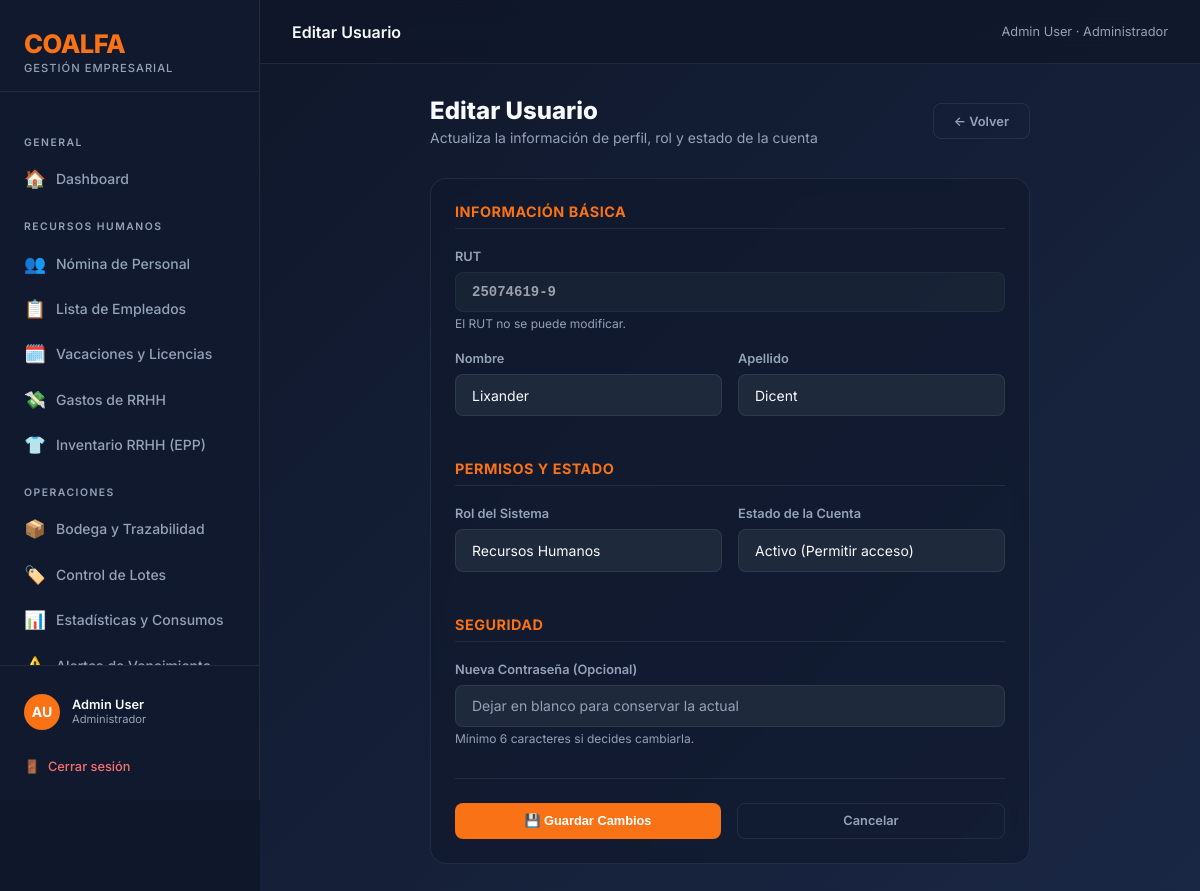
/gestion/usuarios/2/editar/ (signed in), run on an earlier commit of the app's database.
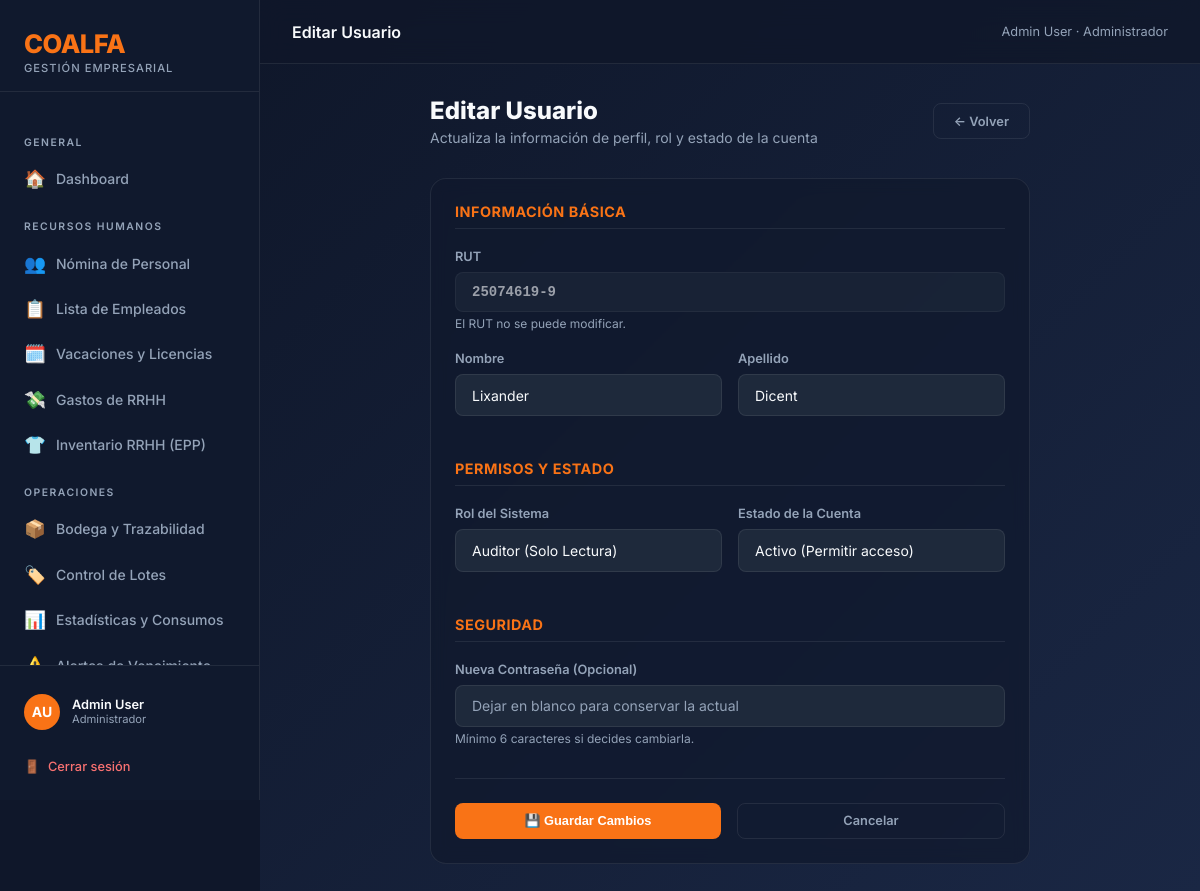
And on a later commit of the database.
### coalfa/models.py (models this page shows, shortened)
class Usuario(AbstractBaseUser, PermissionsMixin):
    ROL_CHOICES = [
        ("ADMIN", "Administrador"),
        ("RRHH", "Recursos Humanos"),
        ("OPERACIONAL", "Operacional"),
        ("GERENTE", "Gerente"),
        ("AUDITOR", "Auditor (Solo Lectura)"),
    ]
    rut = models.CharField(max_length=12, unique=True, verbose_name="RUT", validators=[rut_validator])
    nombre = models.CharField(max_length=60, verbose_name="Nombre")
    apellido = models.CharField(max_length=60, verbose_name="Apellido")
    rol = models.CharField(max_length=15, choices=ROL_CHOICES, default="RRHH", verbose_name="Rol")
    is_active = models.BooleanField(default=True, verbose_name="Activo")
    is_staff = models.BooleanField(default=False, verbose_name="Es staff")
    solicitud_pendiente = models.BooleanField(default=False, verbose_name="Solicitud pendiente de aprobación")
    date_joined = models.DateTimeField(default=timezone.now, verbose_name="Fecha de registro")
    USERNAME_FIELD = "rut"
    REQUIRED_FIELDS = ["nombre", "apellido"]
    objects = UsuarioManager()
    def get_full_name(self):
        return f"{self.nombre} {self.apellido}"
    class Meta:
        verbose_name = "Usuario"
        verbose_name_plural = "Usuarios"

### coalfa/views.py (the view, shortened to what this page needs)
# urls.py: path("gestion/usuarios/<int:pk>/editar/", views.admin_usuario_editar, name="admin_usuario_editar"),
@_admin_required
def admin_usuario_editar(request, pk):
    from .models import Usuario
    usuario = get_object_or_404(Usuario, pk=pk)
    rol_choices = Usuario.ROL_CHOICES
    error = None
    return render(request, "admin/usuario_editar.html", {
        "usuario": usuario,
        "rol_choices": rol_choices,
        "error": error,
    })

### coalfa/context_processors.py (called while the page is built)
def solicitudes_pendientes(request):
    if request.user.is_authenticated and getattr(request.user, 'rol', None) == 'ADMIN':
        count = Usuario.objects.filter(solicitud_pendiente=True).count()
        return {'solicitudes_count': count}
    return {}

### coalfa/views.py (called while the page is built)
def _admin_required(view_func):
    from functools import wraps
    @wraps(view_func)
    def wrapper(request, *args, **kwargs):
        if not request.user.is_authenticated or request.user.rol != "ADMIN":
            return redirect("dashboard")
        return view_func(request, *args, **kwargs)
    return wrapper

### templates/admin/usuario_editar.html (shortened to what this page needs)
{% extends 'base.html' %}
{% block topbar_title %}Editar Usuario{% endblock %}
{% block content %}
<div class="header-section" style="max-width: 600px; margin-left: auto; margin-right: auto;">
    <div>
        <div class="page-title">Editar Usuario</div>
        <p class="page-subtitle" style="margin-bottom:0;">Actualiza la información de perfil, rol y estado de la cuenta</p>
    </div>
    <a href="{% url 'admin_usuarios' %}" class="btn btn-ghost">← Volver</a>
</div>
<div class="card edit-form-card">
    <form method="post" action="{% url 'admin_usuario_editar' usuario.pk %}">
        <div class="form-section-title">Información Básica</div>
        <div class="form-group">
            <label class="form-label" for="id_rut">RUT</label>
            <input type="text" id="id_rut" class="form-control" value="{{ usuario.rut }}" disabled style="opacity: 0.6; cursor: not-allowed; font-family: monospace; font-weight: 600;">
            <span style="font-size:0.75rem; color:var(--text-muted); display:block; margin-top:0.25rem;">El RUT no se puede modificar.</span>
        </div>
        <div class="form-grid-2" style="display:grid; grid-template-columns: 1fr 1fr; gap: 1rem; margin-bottom: 0.5rem;">
            <div class="form-group">
                <label class="form-label" for="id_nombre">Nombre</label>
                <input type="text" id="id_nombre" name="nombre" class="form-control" value="{{ usuario.nombre }}" required>
            </div>
            <div class="form-group">
                <label class="form-label" for="id_apellido">Apellido</label>
                <input type="text" id="id_apellido" name="apellido" class="form-control" value="{{ usuario.apellido }}" required>
            </div>
        </div>
        <div class="form-section-title" style="margin-top: 1.5rem;">Permisos y Estado</div>
        <div class="form-grid-2" style="display:grid; grid-template-columns: 1fr 1fr; gap: 1rem; margin-bottom: 0.5rem;">
            <div class="form-group">
                <label class="form-label" for="id_rol">Rol del Sistema</label>
                <select id="id_rol" name="rol" class="form-control">
                    {% for key, label in rol_choices %}
                    <option value="{{ key }}" {% if usuario.rol == key %}selected{% endif %}>{{ label }}</option>
                    {% endfor %}
                </select>
            </div>
            <div class="form-group">
                <label class="form-label" for="id_estado">Estado de la Cuenta</label>
                <select id="id_estado" name="is_active" class="form-control">
                    <option value="1" {% if usuario.is_active %}selected{% endif %}>Activo (Permitir acceso)</option>
                </select>
            </div>
        </div>
        <div class="form-section-title" style="margin-top: 1.5rem;">Seguridad</div>
        <div class="form-group">
            <label class="form-label" for="id_nueva_password">Nueva Contraseña (Opcional)</label>
            <input type="password" id="id_nueva_password" name="nueva_password" class="form-control" placeholder="Dejar en blanco para conservar la actual">
            <span style="font-size:0.75rem; color:var(--text-muted); display:block; margin-top:0.25rem;">Mínimo 6 caracteres si decides cambiarla.</span>
        </div>
        <div style="display:flex; gap:1rem; margin-top:2rem; border-top:1px solid var(--border); padding-top:1.5rem;">
            <button type="submit" class="btn btn-primary" style="flex:1; justify-content:center;">
                💾 Guardar Cambios
            </button>
            <a href="{% url 'admin_usuarios' %}" class="btn btn-ghost" style="flex:1; justify-content:center;">
                Cancelar
            </a>
        </div>
    </form>
</div>
{% endblock %}

What changed in the data, as far as the page shows it:
changed Usuario "Lixander": rol "Recursos Humanos" → "Auditor (Solo Lectura)"
